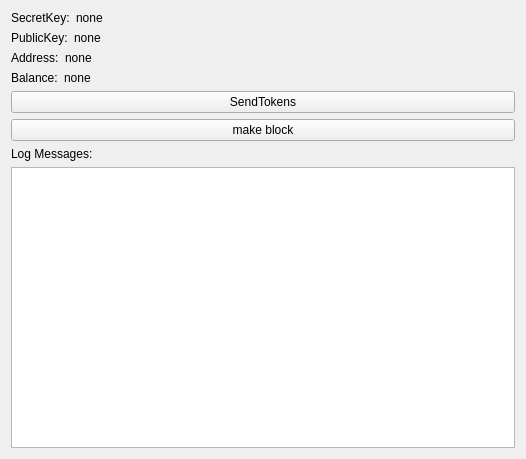
<?xml version="1.0" encoding="UTF-8"?>
<ui version="4.0">
 <class>WalletForm</class>
 <widget class="QWidget" name="WalletForm">
  <property name="geometry">
   <rect>
    <x>0</x>
    <y>0</y>
    <width>526</width>
    <height>459</height>
   </rect>
  </property>
  <property name="windowTitle">
   <string>Form</string>
  </property>
  <layout class="QVBoxLayout" name="verticalLayout">
   <item>
    <layout class="QHBoxLayout" name="horizontalLayout_2">
     <item>
      <widget class="QLabel" name="secretKey_label">
       <property name="sizePolicy">
        <sizepolicy hsizetype="Minimum" vsizetype="Preferred">
         <horstretch>0</horstretch>
         <verstretch>0</verstretch>
        </sizepolicy>
       </property>
       <property name="text">
        <string>SecretKey:</string>
       </property>
      </widget>
     </item>
     <item>
      <widget class="QLabel" name="secretKeyValue_label">
       <property name="sizePolicy">
        <sizepolicy hsizetype="Expanding" vsizetype="Preferred">
         <horstretch>0</horstretch>
         <verstretch>0</verstretch>
        </sizepolicy>
       </property>
       <property name="mouseTracking">
        <bool>false</bool>
       </property>
       <property name="text">
        <string>none</string>
       </property>
      </widget>
     </item>
    </layout>
   </item>
   <item>
    <layout class="QHBoxLayout" name="horizontalLayout_3">
     <item>
      <widget class="QLabel" name="publicKey_Label">
       <property name="sizePolicy">
        <sizepolicy hsizetype="Minimum" vsizetype="Preferred">
         <horstretch>0</horstretch>
         <verstretch>0</verstretch>
        </sizepolicy>
       </property>
       <property name="text">
        <string>PublicKey:</string>
       </property>
      </widget>
     </item>
     <item>
      <widget class="QLabel" name="publicKeyValue_label">
       <property name="sizePolicy">
        <sizepolicy hsizetype="Expanding" vsizetype="Preferred">
         <horstretch>0</horstretch>
         <verstretch>0</verstretch>
        </sizepolicy>
       </property>
       <property name="text">
        <string>none</string>
       </property>
      </widget>
     </item>
    </layout>
   </item>
   <item>
    <layout class="QHBoxLayout" name="horizontalLayout_4">
     <item>
      <widget class="QLabel" name="address_Label">
       <property name="sizePolicy">
        <sizepolicy hsizetype="Minimum" vsizetype="Preferred">
         <horstretch>0</horstretch>
         <verstretch>0</verstretch>
        </sizepolicy>
       </property>
       <property name="text">
        <string>Address:</string>
       </property>
      </widget>
     </item>
     <item>
      <widget class="QLabel" name="addressValue_label">
       <property name="sizePolicy">
        <sizepolicy hsizetype="Expanding" vsizetype="Preferred">
         <horstretch>0</horstretch>
         <verstretch>0</verstretch>
        </sizepolicy>
       </property>
       <property name="text">
        <string>none</string>
       </property>
      </widget>
     </item>
    </layout>
   </item>
   <item>
    <layout class="QHBoxLayout" name="horizontalLayout_5">
     <item>
      <widget class="QLabel" name="balance_label">
       <property name="sizePolicy">
        <sizepolicy hsizetype="Minimum" vsizetype="Preferred">
         <horstretch>0</horstretch>
         <verstretch>0</verstretch>
        </sizepolicy>
       </property>
       <property name="text">
        <string>Balance:</string>
       </property>
      </widget>
     </item>
     <item>
      <widget class="QLabel" name="balanceValue_label">
       <property name="sizePolicy">
        <sizepolicy hsizetype="Expanding" vsizetype="Preferred">
         <horstretch>0</horstretch>
         <verstretch>0</verstretch>
        </sizepolicy>
       </property>
       <property name="text">
        <string>none</string>
       </property>
      </widget>
     </item>
    </layout>
   </item>
   <item>
    <widget class="QPushButton" name="pushButton">
     <property name="text">
      <string>SendTokens</string>
     </property>
    </widget>
   </item>
   <item>
    <widget class="QPushButton" name="makeBlock_pushButton_2">
     <property name="text">
      <string>make block</string>
     </property>
    </widget>
   </item>
   <item>
    <widget class="QLabel" name="label">
     <property name="text">
      <string>Log Messages:</string>
     </property>
    </widget>
   </item>
   <item>
    <widget class="QTextBrowser" name="textBrowser"/>
   </item>
  </layout>
 </widget>
 <resources/>
 <connections/>
</ui>
